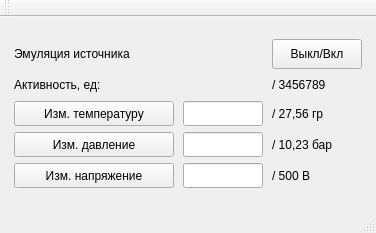
<?xml version="1.0" encoding="UTF-8"?>
<ui version="4.0">
 <class>MainWindow</class>
 <widget class="QMainWindow" name="MainWindow">
  <property name="geometry">
   <rect>
    <x>0</x>
    <y>0</y>
    <width>376</width>
    <height>233</height>
   </rect>
  </property>
  <property name="windowTitle">
   <string>MainWindow</string>
  </property>
  <widget class="QWidget" name="centralWidget">
   <layout class="QVBoxLayout" name="verticalLayout">
    <item>
     <layout class="QGridLayout" name="gridLayout">
      <item row="2" column="2">
       <widget class="QLabel" name="label_actualTemperature">
        <property name="text">
         <string>/ 27,56 гр</string>
        </property>
       </widget>
      </item>
      <item row="1" column="2">
       <widget class="QLabel" name="label_actualActivity">
        <property name="maximumSize">
         <size>
          <width>16777215</width>
          <height>25</height>
         </size>
        </property>
        <property name="text">
         <string>/ 3456789</string>
        </property>
       </widget>
      </item>
      <item row="4" column="0">
       <widget class="QPushButton" name="pushButton_voltage">
        <property name="minimumSize">
         <size>
          <width>160</width>
          <height>25</height>
         </size>
        </property>
        <property name="maximumSize">
         <size>
          <width>160</width>
          <height>25</height>
         </size>
        </property>
        <property name="text">
         <string>Изм. напряжение</string>
        </property>
       </widget>
      </item>
      <item row="3" column="0">
       <widget class="QPushButton" name="pushButton_pressure">
        <property name="minimumSize">
         <size>
          <width>160</width>
          <height>25</height>
         </size>
        </property>
        <property name="maximumSize">
         <size>
          <width>160</width>
          <height>25</height>
         </size>
        </property>
        <property name="text">
         <string>Изм. давление</string>
        </property>
       </widget>
      </item>
      <item row="0" column="0">
       <widget class="QLabel" name="label_activityHead">
        <property name="maximumSize">
         <size>
          <width>16777215</width>
          <height>25</height>
         </size>
        </property>
        <property name="text">
         <string>Эмуляция источника</string>
        </property>
       </widget>
      </item>
      <item row="3" column="2">
       <widget class="QLabel" name="label_actualPressure">
        <property name="text">
         <string>/ 10,23 бар</string>
        </property>
       </widget>
      </item>
      <item row="4" column="2">
       <widget class="QLabel" name="label_actualVoltage">
        <property name="text">
         <string>/ 500 В</string>
        </property>
       </widget>
      </item>
      <item row="0" column="2">
       <widget class="Switch" name="switch_activityEnable">
        <property name="sizePolicy">
         <sizepolicy hsizetype="Fixed" vsizetype="Fixed">
          <horstretch>90</horstretch>
          <verstretch>30</verstretch>
         </sizepolicy>
        </property>
        <property name="minimumSize">
         <size>
          <width>90</width>
          <height>30</height>
         </size>
        </property>
        <property name="maximumSize">
         <size>
          <width>70</width>
          <height>30</height>
         </size>
        </property>
        <property name="text">
         <string>Выкл/Вкл</string>
        </property>
       </widget>
      </item>
      <item row="2" column="0">
       <widget class="QPushButton" name="pushButton_temperature">
        <property name="minimumSize">
         <size>
          <width>160</width>
          <height>25</height>
         </size>
        </property>
        <property name="maximumSize">
         <size>
          <width>160</width>
          <height>25</height>
         </size>
        </property>
        <property name="text">
         <string>Изм. температуру</string>
        </property>
       </widget>
      </item>
      <item row="4" column="1">
       <widget class="QLineEdit" name="lineEdit_voltage">
        <property name="sizePolicy">
         <sizepolicy hsizetype="Fixed" vsizetype="Fixed">
          <horstretch>80</horstretch>
          <verstretch>0</verstretch>
         </sizepolicy>
        </property>
        <property name="minimumSize">
         <size>
          <width>80</width>
          <height>25</height>
         </size>
        </property>
        <property name="maximumSize">
         <size>
          <width>80</width>
          <height>25</height>
         </size>
        </property>
        <property name="alignment">
         <set>Qt::AlignRight|Qt::AlignTrailing|Qt::AlignVCenter</set>
        </property>
       </widget>
      </item>
      <item row="1" column="0">
       <widget class="QLabel" name="label">
        <property name="maximumSize">
         <size>
          <width>16777215</width>
          <height>25</height>
         </size>
        </property>
        <property name="text">
         <string>Активность, ед:</string>
        </property>
       </widget>
      </item>
      <item row="3" column="1">
       <widget class="QLineEdit" name="lineEdit_pressure">
        <property name="sizePolicy">
         <sizepolicy hsizetype="Fixed" vsizetype="Fixed">
          <horstretch>0</horstretch>
          <verstretch>0</verstretch>
         </sizepolicy>
        </property>
        <property name="minimumSize">
         <size>
          <width>80</width>
          <height>25</height>
         </size>
        </property>
        <property name="maximumSize">
         <size>
          <width>80</width>
          <height>25</height>
         </size>
        </property>
        <property name="alignment">
         <set>Qt::AlignRight|Qt::AlignTrailing|Qt::AlignVCenter</set>
        </property>
       </widget>
      </item>
      <item row="2" column="1">
       <widget class="QLineEdit" name="lineEdit_temperature">
        <property name="sizePolicy">
         <sizepolicy hsizetype="Fixed" vsizetype="Fixed">
          <horstretch>0</horstretch>
          <verstretch>0</verstretch>
         </sizepolicy>
        </property>
        <property name="minimumSize">
         <size>
          <width>80</width>
          <height>25</height>
         </size>
        </property>
        <property name="maximumSize">
         <size>
          <width>80</width>
          <height>25</height>
         </size>
        </property>
        <property name="alignment">
         <set>Qt::AlignRight|Qt::AlignTrailing|Qt::AlignVCenter</set>
        </property>
       </widget>
      </item>
     </layout>
    </item>
   </layout>
  </widget>
  <widget class="QMenuBar" name="menuBar">
   <property name="geometry">
    <rect>
     <x>0</x>
     <y>0</y>
     <width>376</width>
     <height>24</height>
    </rect>
   </property>
  </widget>
  <widget class="QToolBar" name="mainToolBar">
   <attribute name="toolBarArea">
    <enum>TopToolBarArea</enum>
   </attribute>
   <attribute name="toolBarBreak">
    <bool>false</bool>
   </attribute>
  </widget>
  <widget class="QStatusBar" name="statusBar"/>
 </widget>
 <layoutdefault spacing="6" margin="11"/>
 <customwidgets>
  <customwidget>
   <class>Switch</class>
   <extends>QPushButton</extends>
   <header>switch.h</header>
  </customwidget>
 </customwidgets>
 <resources/>
 <connections/>
</ui>
